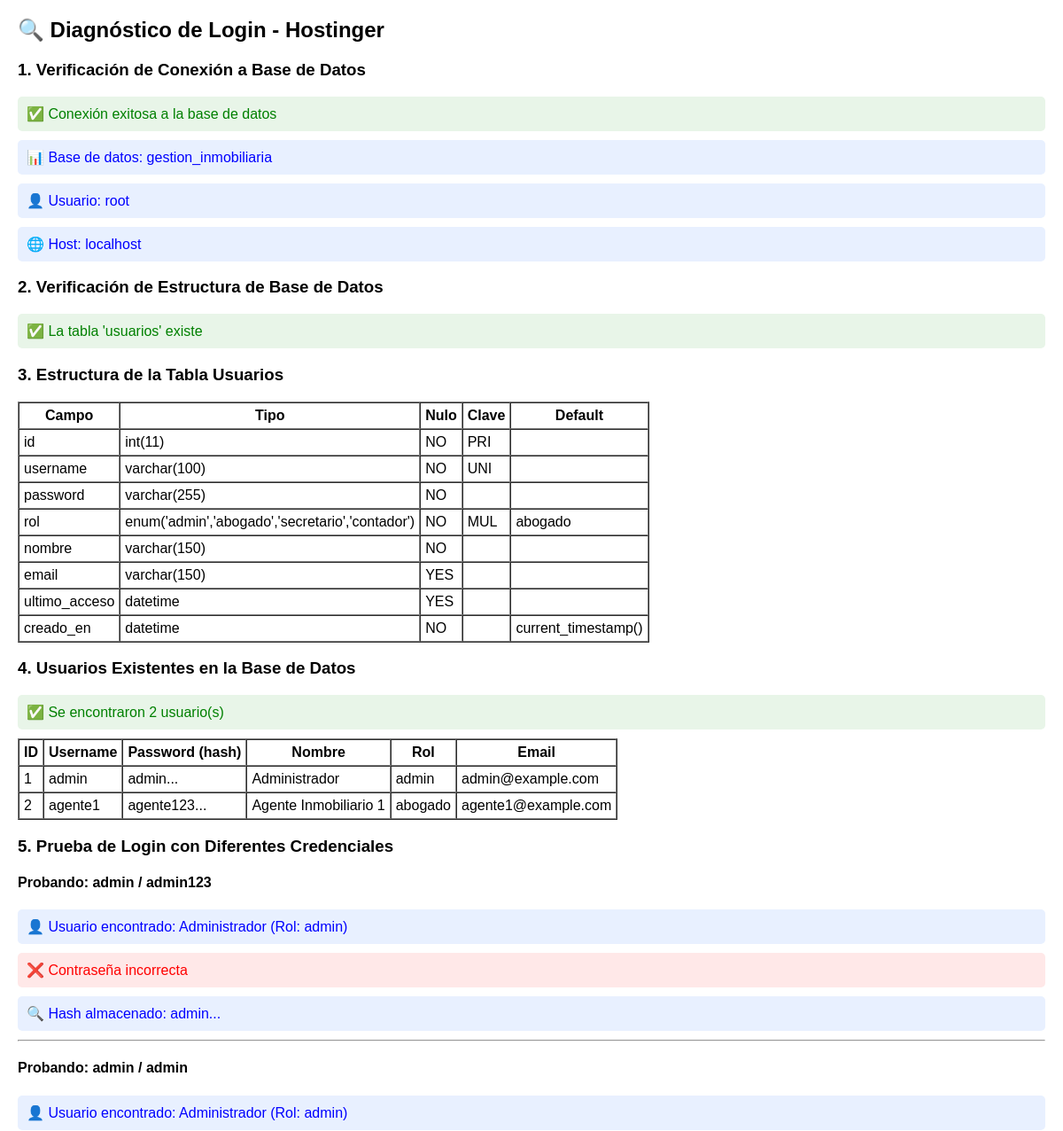
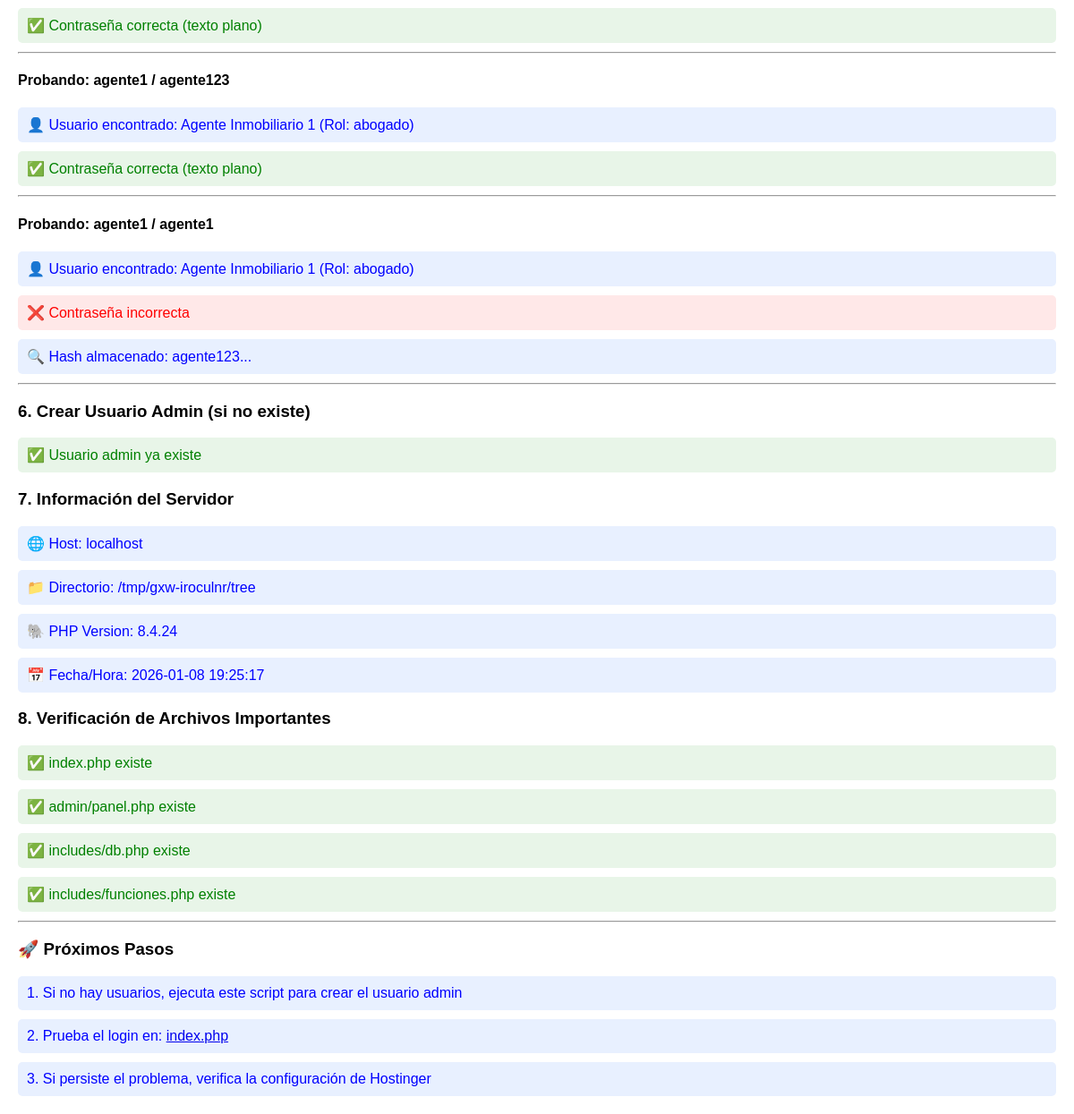
/diagnostico_login_hostinger.php, run on the app's committed database (2 pictures, top to bottom).
### tables this page shows
CREATE TABLE usuarios (
    id INT AUTO_INCREMENT PRIMARY KEY,
    username VARCHAR(100) NOT NULL UNIQUE,
    password VARCHAR(255) NOT NULL,
    rol ENUM('admin','abogado','secretario','contador') NOT NULL DEFAULT 'abogado',
    nombre VARCHAR(150) NOT NULL,
    email VARCHAR(150),
    ultimo_acceso DATETIME NULL,
    creado_en DATETIME NOT NULL DEFAULT CURRENT_TIMESTAMP,
    INDEX idx_usuarios_rol (rol)
);

### diagnostico_login_hostinger.php (the view, shortened to what this page needs)
<?php
require_once "includes/db.php";
echo "<h2>🔍 Diagnóstico de Login - Hostinger</h2>";
echo "<h3>1. Verificación de Conexión a Base de Datos</h3>";
if ($conn->connect_error) {
    echo "<div class='error'>❌ Error de conexión: " . $conn->connect_error . "</div>";
    exit;
} else {
    echo "<div class='success'>✅ Conexión exitosa a la base de datos</div>";
    echo "<div class='info'>📊 Base de datos: " . DB_NAME . "</div>";
    echo "<div class='info'>👤 Usuario: " . DB_USERNAME . "</div>";
    echo "<div class='info'>🌐 Host: " . DB_HOST . "</div>";
}
echo "<h3>2. Verificación de Estructura de Base de Datos</h3>";
$tablas = $conn->query("SHOW TABLES LIKE 'usuarios'");
if ($tablas->num_rows == 0) {
    echo "<div class='error'>❌ La tabla 'usuarios' no existe</div>";
    echo "<div class='info'>💡 Necesitas importar el archivo SQL de la base de datos</div>";
} else {
    echo "<div class='success'>✅ La tabla 'usuarios' existe</div>";
}
echo "<h3>3. Estructura de la Tabla Usuarios</h3>";
$estructura = $conn->query("DESCRIBE usuarios");
if ($estructura) {
    echo "<table border='1' cellpadding='5' cellspacing='0'>";
    echo "<tr><th>Campo</th><th>Tipo</th><th>Nulo</th><th>Clave</th><th>Default</th></tr>";
    while ($row = $estructura->fetch_assoc()) {
        echo "<tr>";
        echo "<td>" . $row['Field'] . "</td>";
        echo "<td>" . $row['Type'] . "</td>";
        echo "<td>" . $row['Null'] . "</td>";
        echo "<td>" . $row['Key'] . "</td>";
        echo "<td>" . $row['Default'] . "</td>";
        echo "</tr>";
    }
    echo "</table>";
} else {
    echo "<div class='error'>❌ No se pudo obtener la estructura de la tabla</div>";
}
echo "<h3>4. Usuarios Existentes en la Base de Datos</h3>";
$usuarios = $conn->query("SELECT id, username, password, nombre, rol, email FROM usuarios");
if ($usuarios && $usuarios->num_rows > 0) {
    echo "<div class='success'>✅ Se encontraron " . $usuarios->num_rows . " usuario(s)</div>";
    echo "<table border='1' cellpadding='5' cellspacing='0'>";
    echo "<tr><th>ID</th><th>Username</th><th>Password (hash)</th><th>Nombre</th><th>Rol</th><th>Email</th></tr>";
    while ($row = $usuarios->fetch_assoc()) {
        echo "<tr>";
        echo "<td>" . $row['id'] . "</td>";
        echo "<td>" . $row['username'] . "</td>";
        echo "<td>" . substr($row['password'], 0, 20) . "...</td>";
        echo "<td>" . $row['nombre'] . "</td>";
        echo "<td>" . $row['rol'] . "</td>";
        echo "<td>" . $row['email'] . "</td>";
        echo "</tr>";
    }
    echo "</table>";
} else {
    echo "<div class='error'>❌ No se encontraron usuarios en la base de datos</div>";
    echo "<div class='info'>💡 Necesitas crear usuarios o importar datos de prueba</div>";
}
echo "<h3>5. Prueba de Login con Diferentes Credenciales</h3>";
$credenciales_prueba = [
    ['admin', 'admin123'],
    ['admin', 'admin'],
    ['agente1', 'agente123'],
    ['agente1', 'agente1']
];
foreach ($credenciales_prueba as $credencial) {
    $usuario = $credencial[0];
    $password = $credencial[1];
    echo "<h4>Probando: $usuario / $password</h4>";
    $stmt = $conn->prepare("SELECT id, username, password, rol, nombre FROM usuarios WHERE username = ?");
    $stmt->bind_param("s", $usuario);
    $stmt->execute();
    $result = $stmt->get_result();
    if ($row = $result->fetch_assoc()) {
        echo "<div class='info'>👤 Usuario encontrado: " . $row['nombre'] . " (Rol: " . $row['rol'] . ")</div>";
        if (password_verify($password, $row["password"])) {
            echo "<div class='success'>✅ Contraseña correcta (hash verificado)</div>";
        } elseif ($password === $row["password"]) {
            echo "<div class='success'>✅ Contraseña correcta (texto plano)</div>";
        } else {
            echo "<div class='error'>❌ Contraseña incorrecta</div>";
            echo "<div class='info'>🔍 Hash almacenado: " . substr($row['password'], 0, 30) . "...</div>";
        }
    } else {
        echo "<div class='error'>❌ Usuario no encontrado</div>";
    }
    echo "<hr>";
}
echo "<h3>6. Crear Usuario Admin (si no existe)</h3>";
$check_admin = $conn->query("SELECT id FROM usuarios WHERE username = 'admin'");
if ($check_admin->num_rows == 0) {
    echo "<div class='warning'>⚠️ Usuario admin no existe, creándolo...</div>";
    $password_hash = password_hash("admin123", PASSWORD_DEFAULT);
    $stmt = $conn->prepare("INSERT INTO usuarios (username, password, rol, nombre, email) VALUES (?, ?, ?, ?, ?)");
    $username = 'admin';
    $rol = 'admin';
    $nombre = 'Administrador';
    $email = 'admin@tudominio.com';
    $stmt->bind_param("sssss", $username, $password_hash, $rol, $nombre, $email);
    if ($stmt->execute()) {
        echo "<div class='success'>✅ Usuario admin creado exitosamente</div>";
        echo "<div class='info'>👤 Usuario: admin</div>";
        echo "<div class='info'>🔑 Contraseña: admin123</div>";
    } else {
        echo "<div class='error'>❌ Error al crear usuario admin: " . $stmt->error . "</div>";
    }
} else {
    echo "<div class='success'>✅ Usuario admin ya existe</div>";
}
echo "<h3>7. Información del Servidor</h3>";
echo "<div class='info'>🌐 Host: " . ($_SERVER['HTTP_HOST'] ?? 'N/A') . "</div>";
echo "<div class='info'>📁 Directorio: " . getcwd() . "</div>";
echo "<div class='info'>🐘 PHP Version: " . phpversion() . "</div>";
echo "<div class='info'>📅 Fecha/Hora: " . date('Y-m-d H:i:s') . "</div>";
echo "<h3>8. Verificación de Archivos Importantes</h3>";
$archivos_importantes = [
    'index.php',
    'admin/panel.php',
    'includes/db.php',
    'includes/funciones.php'
];
foreach ($archivos_importantes as $archivo) {
    if (file_exists($archivo)) {
        echo "<div class='success'>✅ $archivo existe</div>";
    } else {
        echo "<div class='error'>❌ $archivo NO existe</div>";
    }
}
echo "<hr>";
echo "<h3>🚀 Próximos Pasos</h3>";
echo "<div class='info'>1. Si no hay usuarios, ejecuta este script para crear el usuario admin</div>";
echo "<div class='info'>2. Prueba el login en: <a href='index.php'>index.php</a></div>";
echo "<div class='info'>3. Si persiste el problema, verifica la configuración de Hostinger</div>";
?>

### diagnostico_login_hostinger.php (style rules this page uses)
.success { color: green; background: #e8f5e8; padding: 10px; border-radius: 5px; margin: 10px 0; }
.error { color: red; background: #ffe8e8; padding: 10px; border-radius: 5px; margin: 10px 0; }
.info { color: blue; background: #e8f0ff; padding: 10px; border-radius: 5px; margin: 10px 0; }

### data on the page
usuarios: id "1", username "admin", password "admin", nombre "Administrador", rol "admin", email "admin@example.com", usuario "admin", password "admin123", shows "✅ Contraseña correcta (texto plano)"
usuarios: id "2", username "agente1", password "agente123", nombre "Agente Inmobiliario 1", rol "abogado", email "agente1@example.com", shows "✅ Contraseña correcta (texto plano)", usuario "agente1", password "agente1"

### other printed values
DB_NAME "gestion_inmobiliaria"
DB_USERNAME "root"
DB_HOST "localhost"
$row['Field'] "id"
$row['Type'] "int(11)"
$row['Null'] "NO"
$row['Key'] "PRI"
$row['Field'] "username"
$row['Type'] "varchar(100)"
$row['Key'] "UNI"
$row['Field'] "password"
$row['Type'] "varchar(255)"
$row['Field'] "rol"
$row['Type'] "enum('admin','abogado','secretario','contador')"
$row['Key'] "MUL"
